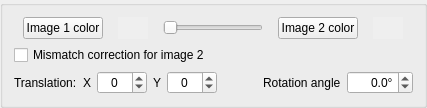
             <widget class="QGroupBox" name="groupBoxBlendingOption">
              <property name="enabled">
               <bool>true</bool>
              </property>
              <property name="minimumSize">
               <size>
                <width>50</width>
                <height>50</height>
               </size>
              </property>
              <property name="title">
               <string/>
              </property>
              <layout class="QVBoxLayout" name="layoutDisplay5">
               <item>
                <layout class="QHBoxLayout" name="layoutBlendingOption">
                 <item>
                  <widget class="QPushButton" name="pbImg1Color">
                   <property name="maximumSize">
                    <size>
                     <width>80</width>
                     <height>16777215</height>
                    </size>
                   </property>
                   <property name="text">
                    <string>Image 1 color</string>
                   </property>
                  </widget>
                 </item>
                 <item>
                  <widget class="QWidget" name="widgetImg1Color" native="true">
                   <property name="minimumSize">
                    <size>
                     <width>20</width>
                     <height>0</height>
                    </size>
                   </property>
                   <property name="maximumSize">
                    <size>
                     <width>30</width>
                     <height>30</height>
                    </size>
                   </property>
                   <property name="mouseTracking">
                    <bool>true</bool>
                   </property>
                   <property name="autoFillBackground">
                    <bool>true</bool>
                   </property>
                  </widget>
                 </item>
                 <item>
                  <widget class="QSlider" name="hsBlending">
                   <property name="maximumSize">
                    <size>
                     <width>100</width>
                     <height>16777215</height>
                    </size>
                   </property>
                   <property name="maximum">
                    <number>100</number>
                   </property>
                   <property name="singleStep">
                    <number>2</number>
                   </property>
                   <property name="orientation">
                    <enum>Qt::Horizontal</enum>
                   </property>
                  </widget>
                 </item>
                 <item>
                  <widget class="QPushButton" name="pbImg2Color">
                   <property name="maximumSize">
                    <size>
                     <width>80</width>
                     <height>16777215</height>
                    </size>
                   </property>
                   <property name="text">
                    <string>Image 2 color</string>
                   </property>
                  </widget>
                 </item>
                 <item>
                  <widget class="QWidget" name="widgetImg2Color" native="true">
                   <property name="minimumSize">
                    <size>
                     <width>20</width>
                     <height>0</height>
                    </size>
                   </property>
                   <property name="maximumSize">
                    <size>
                     <width>30</width>
                     <height>30</height>
                    </size>
                   </property>
                   <property name="autoFillBackground">
                    <bool>true</bool>
                   </property>
                  </widget>
                 </item>
                </layout>
               </item>
               <item>
                <layout class="QHBoxLayout" name="layoutBlendingOption_3">
                 <item>
                  <widget class="QCheckBox" name="cbEnableMismatch">
                   <property name="maximumSize">
                    <size>
                     <width>200</width>
                     <height>16777215</height>
                    </size>
                   </property>
                   <property name="accessibleDescription">
                    <string>no apply</string>
                   </property>
                   <property name="text">
                    <string>Mismatch correction for image 2</string>
                   </property>
                  </widget>
                 </item>
                 <item>
                  <spacer name="horizontalSpacer_2">
                   <property name="orientation">
                    <enum>Qt::Horizontal</enum>
                   </property>
                   <property name="sizeHint" stdset="0">
                    <size>
                     <width>40</width>
                     <height>20</height>
                    </size>
                   </property>
                  </spacer>
                 </item>
                </layout>
               </item>
               <item>
                <layout class="QHBoxLayout" name="layoutBlendingOption_2">
                 <item>
                  <widget class="QLabel" name="label_78">
                   <property name="maximumSize">
                    <size>
                     <width>16777215</width>
                     <height>16777215</height>
                    </size>
                   </property>
                   <property name="toolTip">
                    <string/>
                   </property>
                   <property name="text">
                    <string>Translation:</string>
                   </property>
                  </widget>
                 </item>
                 <item>
                  <widget class="QLabel" name="label_81">
                   <property name="maximumSize">
                    <size>
                     <width>16777215</width>
                     <height>16777215</height>
                    </size>
                   </property>
                   <property name="toolTip">
                    <string/>
                   </property>
                   <property name="layoutDirection">
                    <enum>Qt::RightToLeft</enum>
                   </property>
                   <property name="text">
                    <string>X</string>
                   </property>
                  </widget>
                 </item>
                 <item>
                  <widget class="QSpinBox" name="sbXTranslation">
                   <property name="sizePolicy">
                    <sizepolicy hsizetype="Preferred" vsizetype="Fixed">
                     <horstretch>0</horstretch>
                     <verstretch>0</verstretch>
                    </sizepolicy>
                   </property>
                   <property name="maximumSize">
                    <size>
                     <width>50</width>
                     <height>16777215</height>
                    </size>
                   </property>
                   <property name="toolTip">
                    <string>right direction</string>
                   </property>
                   <property name="accessibleDescription">
                    <string notr="true">no apply</string>
                   </property>
                   <property name="wrapping">
                    <bool>true</bool>
                   </property>
                   <property name="frame">
                    <bool>true</bool>
                   </property>
                   <property name="alignment">
                    <set>Qt::AlignCenter</set>
                   </property>
                   <property name="buttonSymbols">
                    <enum>QAbstractSpinBox::UpDownArrows</enum>
                   </property>
                   <property name="showGroupSeparator" stdset="0">
                    <bool>false</bool>
                   </property>
                   <property name="minimum">
                    <number>-1000</number>
                   </property>
                   <property name="maximum">
                    <number>1000</number>
                   </property>
                  </widget>
                 </item>
                 <item>
                  <widget class="QLabel" name="label_79">
                   <property name="maximumSize">
                    <size>
                     <width>16777215</width>
                     <height>16777215</height>
                    </size>
                   </property>
                   <property name="toolTip">
                    <string/>
                   </property>
                   <property name="layoutDirection">
                    <enum>Qt::RightToLeft</enum>
                   </property>
                   <property name="text">
                    <string>Y</string>
                   </property>
                  </widget>
                 </item>
                 <item>
                  <widget class="QSpinBox" name="sbYTranslation">
                   <property name="sizePolicy">
                    <sizepolicy hsizetype="Preferred" vsizetype="Fixed">
                     <horstretch>0</horstretch>
                     <verstretch>0</verstretch>
                    </sizepolicy>
                   </property>
                   <property name="maximumSize">
                    <size>
                     <width>50</width>
                     <height>16777215</height>
                    </size>
                   </property>
                   <property name="toolTip">
                    <string>down direction</string>
                   </property>
                   <property name="accessibleDescription">
                    <string notr="true">no apply</string>
                   </property>
                   <property name="wrapping">
                    <bool>true</bool>
                   </property>
                   <property name="frame">
                    <bool>true</bool>
                   </property>
                   <property name="alignment">
                    <set>Qt::AlignCenter</set>
                   </property>
                   <property name="buttonSymbols">
                    <enum>QAbstractSpinBox::UpDownArrows</enum>
                   </property>
                   <property name="showGroupSeparator" stdset="0">
                    <bool>false</bool>
                   </property>
                   <property name="minimum">
                    <number>-1000</number>
                   </property>
                   <property name="maximum">
                    <number>1000</number>
                   </property>
                  </widget>
                 </item>
                 <item>
                  <spacer name="horizontalSpacer_4">
                   <property name="orientation">
                    <enum>Qt::Horizontal</enum>
                   </property>
                   <property name="sizeHint" stdset="0">
                    <size>
                     <width>40</width>
                     <height>20</height>
                    </size>
                   </property>
                  </spacer>
                 </item>
                 <item>
                  <widget class="QLabel" name="label_80">
                   <property name="maximumSize">
                    <size>
                     <width>16777215</width>
                     <height>16777215</height>
                    </size>
                   </property>
                   <property name="toolTip">
                    <string/>
                   </property>
                   <property name="layoutDirection">
                    <enum>Qt::RightToLeft</enum>
                   </property>
                   <property name="text">
                    <string>Rotation angle</string>
                   </property>
                  </widget>
                 </item>
                 <item>
                  <widget class="QDoubleSpinBox" name="dsbRotationAngle">
                   <property name="toolTip">
                    <string>clockwise</string>
                   </property>
                   <property name="accessibleDescription">
                    <string notr="true">no apply</string>
                   </property>
                   <property name="alignment">
                    <set>Qt::AlignRight|Qt::AlignTrailing|Qt::AlignVCenter</set>
                   </property>
                   <property name="suffix">
                    <string>°</string>
                   </property>
                   <property name="decimals">
                    <number>1</number>
                   </property>
                   <property name="minimum">
                    <double>-180.000000000000000</double>
                   </property>
                   <property name="maximum">
                    <double>180.000000000000000</double>
                   </property>
                   <property name="singleStep">
                    <double>0.100000000000000</double>
                   </property>
                   <property name="value">
                    <double>0.000000000000000</double>
                   </property>
                  </widget>
                 </item>
                </layout>
               </item>
              </layout>
              <zorder></zorder>
             </widget>
